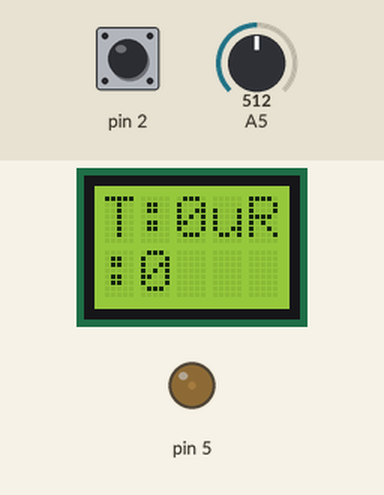
Bench run of a sketch on a simulated Arduino Uno, built with avr-gcc and run on an emulated ATmega328P. Parts: 5×2 character LCD, output pins drawn as LEDs (lit = HIGH). The inputs (shaded band) are chosen by the test bench; at power-on: A5 = 512, pin 2 HIGH.

Above: at 7.1 s.
7.2 s: A5 set to 690
At 8.2 s:
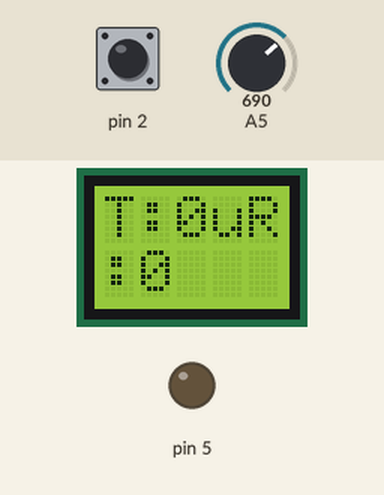
8.7 s: A5 set to 668
At 14.0 s:
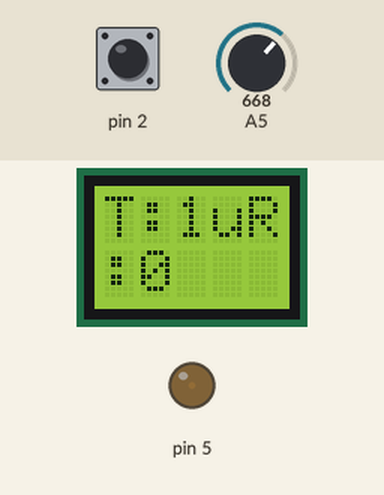
Timing chart, 0 to 15.5 s (numbered marks = the images above; inputs shaded):
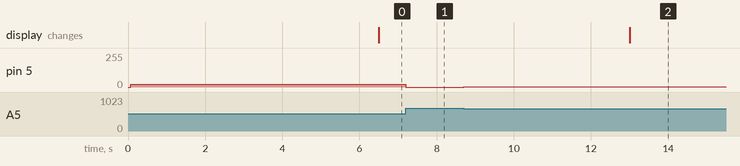

The sketch:

Dosemeter.ino
```cpp
#include <MsTimer2.h>
#include <LiquidCrystal.h>

int beeps;
bool count = false;
int mkrH = 0;
LiquidCrystal lcd(10, A0, A1, A2, A3, A4);
int vls[10];
int i = 0;

void setup() {
  pinMode(2, INPUT);
  TCCR0B = TCCR0B & 0b11111000 | 0x01;
  attachInterrupt(0, beep, FALLING);
  MsTimer2::set (6500, tm);
  MsTimer2::start ();
  lcd.begin(5, 2);
  lcd.setCursor(0, 0);
  lcd.print("REV ");
  lcd.setCursor(0, 1);
  lcd.print("1.3");
  //analogWrite(5, 100);
  delay(500);
}

void disp(){
  lcd.clear();
  lcd.setCursor(0, 0);
  lcd.print("T:");
  lcd.print(i);
  lcd.setCursor(3, 0);
  lcd.print("uR");
  lcd.setCursor(0, 1);
  lcd.print(":");
  lcd.print(mkrH);
}

void beep(){
  beeps++;
}

void tm(){
  count = true;
}

void loop() {
  int Uh = analogRead(A5);
  int shm = 0;
  if(Uh > 680){
    shm = 0;
  }
  else{
    shm = 1;
  }
  if(Uh < 660)
    shm = 20;
  analogWrite(5, shm);

  if(count){
    if(i == 10){
      i = 0;
    }
    vls[i] = beeps;
    int a = 0;
    for(int n = 0; n <= i; n++){
      a += vls[n];
    }
    mkrH = a / (i + 1);
    if(i == 0){
      mkrH = beeps;
    }
    count = false;
    beeps = 0;
    disp();
    i++;
  }
}
```

Measured:
- after the input at 7.2 s, pin 5: 20/255 → 0/255 at once
- after the input at 8.7 s, pin 5: 0/255 → 1/255 at once
